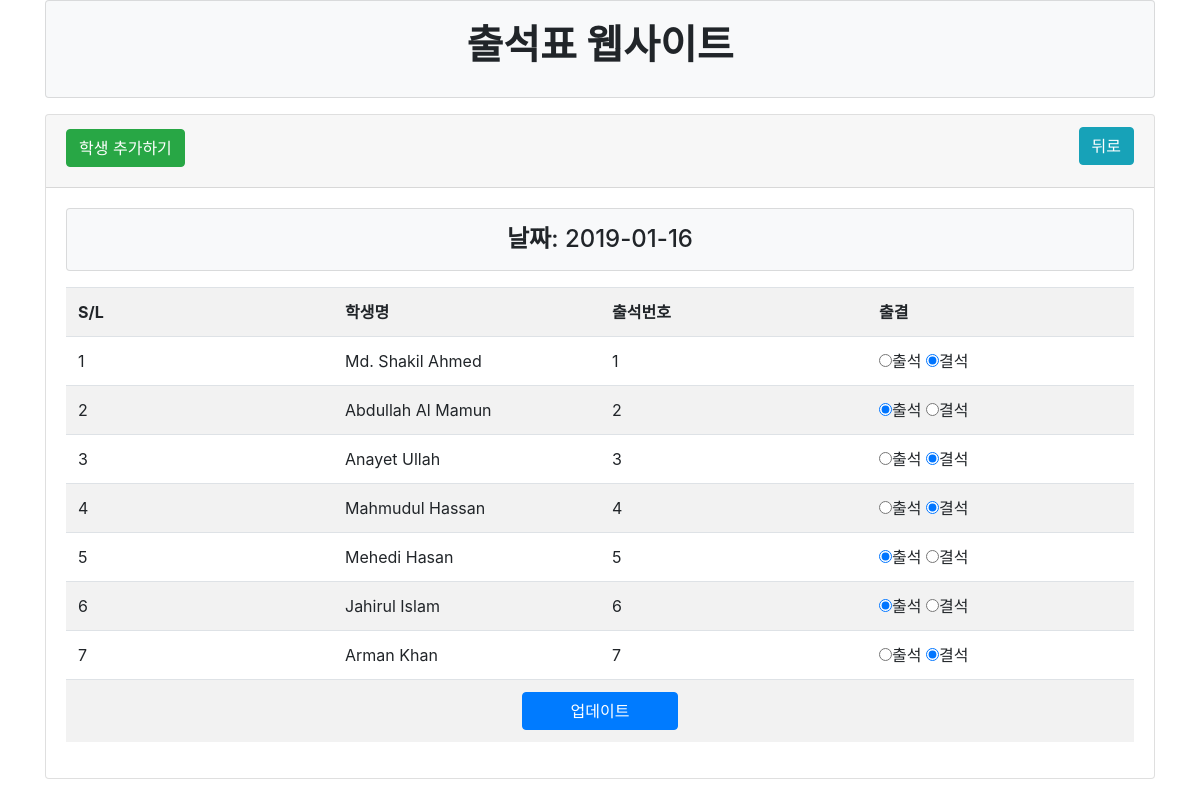
Screenshot of /student_view.php?dt=2019-01-16 with the database file from the repository.
### tables this page shows
CREATE TABLE IF NOT EXISTS `tbl_student` (
  `id` int(11) NOT NULL AUTO_INCREMENT,
  `name` varchar(255) NOT NULL,
  `roll` int(11) NOT NULL,
  PRIMARY KEY (`id`)
);

CREATE TABLE IF NOT EXISTS `tbl_attendance` (
  `id` int(11) NOT NULL AUTO_INCREMENT,
  `roll` int(11) NOT NULL,
  `attend` varchar(255) NOT NULL,
  `att_time` date NOT NULL,
  PRIMARY KEY (`id`)
);

### lib/Database.php (called while the page is built, shortened)
<?php
Class Database{
 public $host   = DB_HOST;
 public $user   = DB_USER;
 public $pass   = DB_PASS;
 public $dbname = DB_NAME;
 public $link;
private function connectDB(){
   $this->link = new mysqli($this->host, $this->user, $this->pass,
      $this->dbname);
   }
  public function select($query){
    $result = $this->link->query($query) or
       die($this->link->error.__LINE__);
      if($result->num_rows > 0){
        return $result;
      } else {
        return false;
      }
   }
}

### config/classes/Student.php (called while the page is built, shortened)
<?php
	$filepath = realpath(dirname(__FILE__));
	include_once ($filepath.'/../lib/Database.php');
	include_once ($filepath.'/../helpers/Format.php');
?>
<?php
class Student{
	private $db;
	private $fm;
	public function __construct(){
		$this->db = new Database();
		$this->fm = new Format();
	}
	public function getAllData($dt){
		$date = $this->fm->validation($dt);
		$date = mysqli_real_escape_string($this->db->link, $date);
		$query = "SELECT tbl_student.name, tbl_attendance.*
				FROM tbl_student
				INNER JOIN tbl_attendance
				ON tbl_student.roll = tbl_attendance.roll
				WHERE att_time = '$date'";
		$result = $this->db->select($query);
		return $result;
	}
}

### helpers/Format.php (called while the page is built)
<?php
class Format{
   public function validation($data){
      $data = trim($data);
      $data = stripcslashes($data);
      $data = htmlspecialchars($data);
      return $data;
   }
}
?>

### student_view.php (the view, shortened to what this page needs)
<?php
	include "inc/header.php";
	include "classes/Student.php";
	$stu = new Student();
?>
<?php
	$dt = $_GET['dt'];
?>
	<div class="container">
		<div class="card">
			<div class="card-header">
				<h2>
					<a class="btn btn-success" href="add.php">학생 추가하기</a>
					<a class="btn btn-info float-right" href="date_view.php">뒤로</a>
				</h2>
			</div>
			<div class="card-body">
				<div class="card bg-light text-center mb-3">
					<h4 class="m-0 py-3"><strong>날짜</strong>: <?php echo $dt; ?></h4>
				</div>
				<form action="" method="post">
					<table class="table table-striped">
						<tr>
							<th width="25%">S/L</th>
							<th width="25%">학생명</th>
							<th width="25%">출석번호</th>
							<th width="25%">출결</th>
						</tr>
<?php
	$getstudent = $stu->getAllData($dt);
	if ($getstudent) {
		$i = 0;
		while ($value = $getstudent->fetch_assoc()) {
			$i++;
?>
<tr>
	<td><?php echo $i; ?></td>
	<td><?php echo $value['name']; ?></td>
	<td><?php echo $value['roll']; ?></td>
	<td>
		<input type="radio" name="attend[<?php echo $value['roll']; ?>]" value="present" <?php if($value['attend'] == "present") {echo "checked";} ?>>출석
		<input type="radio" name="attend[<?php echo $value['roll']; ?>]" value="absent" <?php if($value['attend'] == "absent") {echo "checked";} ?>>결석
	</td>
</tr>
<?php } } ?>
						<tr>
							<td colspan="4" class="text-center">
								<input type="submit" name="submit" class="btn btn-primary px-5" value="업데이트">
							</td>
						</tr>
					</table>
				</form>
			</div>
		</div>
	</div>

### rows the page displays
tbl_student: name "Md. Shakil Ahmed", tbl_attendance.roll "1"
tbl_attendance: attend "☑"
tbl_student: name "Abdullah Al Mamun", tbl_attendance.roll "2"
tbl_attendance: attend "☑"
tbl_student: name "Anayet Ullah", tbl_attendance.roll "3"
tbl_attendance: attend "☑"
tbl_student: name "Mahmudul Hassan", tbl_attendance.roll "4"
tbl_attendance: attend "☑"
tbl_student: name "Mehedi Hasan", tbl_attendance.roll "5"
tbl_attendance: attend "☑"
tbl_student: name "Jahirul Islam", tbl_attendance.roll "6"
tbl_attendance: attend "☑"
tbl_student: name "Arman Khan", tbl_attendance.roll "7"
tbl_attendance: attend "☑"

### other values shown
$dt "2019-01-16"
